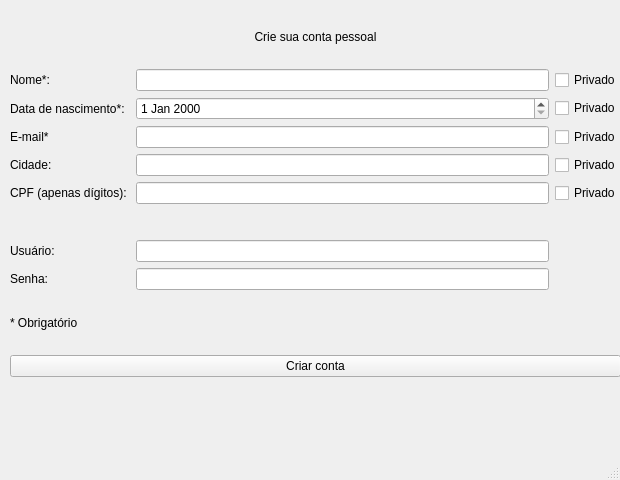
<?xml version="1.0" encoding="UTF-8"?>
<ui version="4.0">
 <class>MainWindow</class>
 <widget class="QMainWindow" name="MainWindow">
  <property name="geometry">
   <rect>
    <x>0</x>
    <y>0</y>
    <width>620</width>
    <height>480</height>
   </rect>
  </property>
  <property name="windowTitle">
   <string>MainWindow</string>
  </property>
  <widget class="QWidget" name="centralwidget">
   <widget class="QWidget" name="verticalLayoutWidget">
    <property name="geometry">
     <rect>
      <x>10</x>
      <y>10</y>
      <width>611</width>
      <height>426</height>
     </rect>
    </property>
    <layout class="QVBoxLayout" name="verticalLayout">
     <item>
      <widget class="QLabel" name="Createlabel">
       <property name="text">
        <string>Crie sua conta pessoal</string>
       </property>
       <property name="alignment">
        <set>Qt::AlignCenter</set>
       </property>
      </widget>
     </item>
     <item>
      <layout class="QGridLayout" name="gridLayout">
       <item row="6" column="0">
        <widget class="QLabel" name="usrLabel">
         <property name="text">
          <string>Usuário: </string>
         </property>
        </widget>
       </item>
       <item row="6" column="1">
        <widget class="QLineEdit" name="usrLineEdit"/>
       </item>
       <item row="2" column="0">
        <widget class="QLabel" name="eMailLabel">
         <property name="text">
          <string>E-mail*</string>
         </property>
        </widget>
       </item>
       <item row="0" column="1">
        <widget class="QLineEdit" name="nameLineEdit"/>
       </item>
       <item row="4" column="0">
        <widget class="QLabel" name="cpfLabel">
         <property name="text">
          <string>CPF (apenas dígitos): </string>
         </property>
        </widget>
       </item>
       <item row="2" column="1">
        <widget class="QLineEdit" name="eMailLineEdit"/>
       </item>
       <item row="7" column="1">
        <widget class="QLineEdit" name="passwrdLineEdit"/>
       </item>
       <item row="7" column="0">
        <widget class="QLabel" name="passwrdLabel">
         <property name="text">
          <string>Senha: </string>
         </property>
        </widget>
       </item>
       <item row="4" column="1">
        <widget class="QLineEdit" name="cpfLineEdit"/>
       </item>
       <item row="3" column="1">
        <widget class="QLineEdit" name="cityLineEdit"/>
       </item>
       <item row="1" column="0">
        <widget class="QLabel" name="bornLabel">
         <property name="text">
          <string>Data de nascimento*:</string>
         </property>
        </widget>
       </item>
       <item row="0" column="0">
        <widget class="QLabel" name="nameLabel">
         <property name="text">
          <string>Nome*:</string>
         </property>
        </widget>
       </item>
       <item row="3" column="0">
        <widget class="QLabel" name="cityLabel">
         <property name="text">
          <string>Cidade: </string>
         </property>
        </widget>
       </item>
       <item row="5" column="0">
        <spacer name="verticalSpacer">
         <property name="orientation">
          <enum>Qt::Vertical</enum>
         </property>
         <property name="sizeType">
          <enum>QSizePolicy::Fixed</enum>
         </property>
         <property name="sizeHint" stdset="0">
          <size>
           <width>20</width>
           <height>30</height>
          </size>
         </property>
        </spacer>
       </item>
       <item row="0" column="2">
        <widget class="QCheckBox" name="namecheckBox">
         <property name="text">
          <string>Privado</string>
         </property>
        </widget>
       </item>
       <item row="1" column="2">
        <widget class="QCheckBox" name="borncheckBox">
         <property name="text">
          <string>Privado</string>
         </property>
        </widget>
       </item>
       <item row="2" column="2">
        <widget class="QCheckBox" name="emailcheckBox">
         <property name="text">
          <string>Privado</string>
         </property>
        </widget>
       </item>
       <item row="3" column="2">
        <widget class="QCheckBox" name="citycheckBox">
         <property name="text">
          <string>Privado</string>
         </property>
        </widget>
       </item>
       <item row="4" column="2">
        <widget class="QCheckBox" name="cpfcheckBox">
         <property name="text">
          <string>Privado</string>
         </property>
        </widget>
       </item>
       <item row="1" column="1">
        <widget class="QDateEdit" name="dateEdit"/>
       </item>
      </layout>
     </item>
     <item>
      <widget class="QLabel" name="mandatoryLabel">
       <property name="text">
        <string>* Obrigatório</string>
       </property>
      </widget>
     </item>
     <item>
      <widget class="QPushButton" name="CreatepushButton">
       <property name="text">
        <string>Criar conta</string>
       </property>
      </widget>
     </item>
     <item>
      <widget class="QLabel" name="UrsErrorlabel">
       <property name="text">
        <string/>
       </property>
       <property name="alignment">
        <set>Qt::AlignCenter</set>
       </property>
      </widget>
     </item>
    </layout>
   </widget>
  </widget>
  <widget class="QMenuBar" name="menubar">
   <property name="geometry">
    <rect>
     <x>0</x>
     <y>0</y>
     <width>620</width>
     <height>30</height>
    </rect>
   </property>
  </widget>
  <widget class="QStatusBar" name="statusbar"/>
 </widget>
 <resources/>
 <connections/>
</ui>
